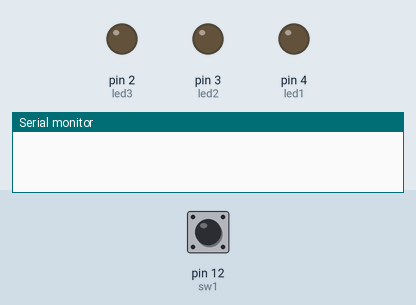
This sketch was run on a simulated Arduino Uno, built with avr-gcc and run on an emulated ATmega328P. Shown: output pins drawn as LEDs (lit = HIGH), the last lines printed to the serial monitor. The test bench sets the inputs (shaded band); at power-on: pin 12 (sw1) LOW.

Above: at 1.2 s.
1.3 s: pin 12 (sw1) pulled HIGH for 0.15 s
At 1.6 s:
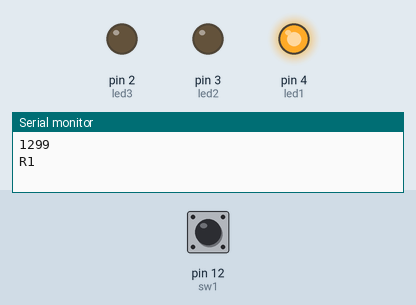
4.4 s: pin 12 (sw1) pulled HIGH for 1 s
At 8.29 s:
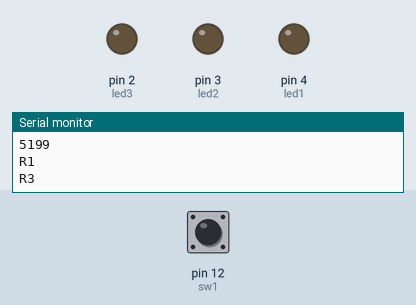
8.4 s: pin 12 (sw1) pulled HIGH for 3.2 s
At 9.4 s:
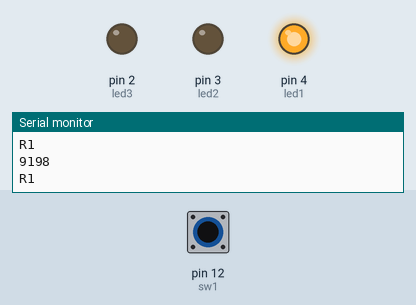
Timing chart, 0 to 16.1 s (numbered marks = the images above; inputs shaded):
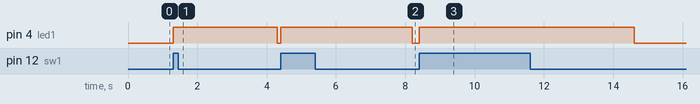

Measured:
- after the input at 1.3 s, pin 4 (led1): LOW → HIGH at once, → LOW 3.0 s later
- after the input at 4.4 s, pin 4 (led1): LOW → HIGH at once, → LOW 3.8 s later
- after the input at 8.4 s, pin 4 (led1): LOW → HIGH at once, → LOW 6.2 s later

The sketch:

serial.ino
```cpp
#define sw1 12
#define sw2 11
#define sw3 10

#define led1 4
#define led2 3
#define led3 2

int Rstate = 0,Gstate = 0,Ystate = 0;

unsigned int pastsw1 = 0,pastsw2 = 0,pastsw3 = 0;
unsigned int pastR = 0,pastG = 0,pastY = 0 ;
int delaytime = 400;

void setup() {
  Serial.begin(9600);
  pinMode(sw1,INPUT);
  pinMode(sw2,INPUT);
  pinMode(sw3,INPUT_PULLUP);

  pinMode(led1,OUTPUT);
  pinMode(led2,OUTPUT);
  pinMode(led3,OUTPUT);
}

void loop() {
  int count = millis();

  //RED
  //Serial.println(String("switch1 = ")+digitalRead(sw1));
  if(digitalRead(sw1) == HIGH )
  {
    //pastsw1 = count;
    if(count - pastsw1 >= delaytime)
    {
      digitalWrite(led1,HIGH);
      Rstate = 1;
      pastsw1 = count;
      pastR = pastsw1;
      Serial.println(pastR);
      Serial.println("R1");
    }
  }
  else if(digitalRead(sw1)!=digitalRead(sw1) && Rstate ==1 )
  {
    //Serial.println("BOB");
    if(count - pastsw1 >= 500)
    {
      digitalWrite(led1,LOW);
      Rstate = 0;
      pastsw1 = count;
      Serial.println("R2");
    }
  }

  else if(count - pastR >= 3000 && Rstate == 1)
  {
    digitalWrite(led1,LOW);
    Rstate = 0;
    //pastR = count;
    Serial.println("R3");
  }
/*
  //GREEN
  //Serial.println(digitalRead(sw3));
  if(digitalRead(sw3) == LOW && Gstate != 1 && Rstate != 1)
  {
    if(count - pastsw3 >= delaytime)
    {
      digitalWrite(led3,HIGH);
      Gstate = 1;
      pastsw3 = count;
      pastG = pastsw3;
      Serial.println("gON");
    }
  }

  else if(digitalRead(sw3) != digitalRead(sw3) && Gstate == 1)
  {
    if(count - pastsw3 >= delaytime)
    {
      digitalWrite(led3,LOW);
      Gstate = 0;
      pastsw3 = count;
      Serial.println("Gyam");
    }
  }

  else if(count - pastG >= 3000 && Gstate == 1)
  {
    digitalWrite(led3,LOW);
    Gstate = 0;
    //pastG = count;
    Serial.println("gOFF");
  }


  //YELLOW
  if(digitalRead(sw2) == LOW && Rstate == 0 && Gstate == 0)
  {
    if(count - pastsw2 >= delaytime)
    {
      Ystate = 1;
      pastsw2 = count;
      pastY = count;
      Serial.println("Y0");
    }
  }
  if(count - pastY <= 2000 && Ystate == 1)
  {
    if(count -pastY < 500)
    {
      digitalWrite(led2,HIGH);
      Serial.println("Y1");
    }
    else if(count -pastY < 1000)
    {
      digitalWrite(led2,LOW);
      Serial.println("Y2");
    }
    else if(count -pastY < 1500)
    {
      digitalWrite(led2,HIGH);
      Serial.println("Y3");
    }
    else if(count -pastY < 2000)
    {
      digitalWrite(led2,LOW);
      Serial.println("Y4");
    }
}*/
}
```
